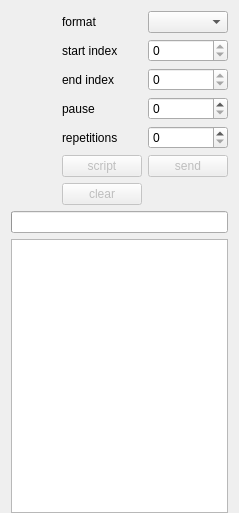
       <widget class="QWidget" name="SendHistoryPage">
        <property name="geometry">
         <rect>
          <x>0</x>
          <y>0</y>
          <width>239</width>
          <height>513</height>
         </rect>
        </property>
        <attribute name="label">
         <string>Send history</string>
        </attribute>
        <layout class="QVBoxLayout" name="verticalLayout_19">
         <property name="bottomMargin">
          <number>0</number>
         </property>
         <item>
          <layout class="QVBoxLayout" name="verticalLayout_17">
           <item>
            <layout class="QGridLayout" name="gridLayout_2" columnstretch="1,0,0">
             <item row="3" column="1">
              <widget class="QLabel" name="label_6">
               <property name="toolTip">
                <string>send pause between two indexes</string>
               </property>
               <property name="text">
                <string>pause</string>
               </property>
              </widget>
             </item>
             <item row="2" column="1">
              <widget class="QLabel" name="label_5">
               <property name="toolTip">
                <string>end index</string>
               </property>
               <property name="text">
                <string>end index</string>
               </property>
              </widget>
             </item>
             <item row="2" column="2">
              <widget class="QSpinBox" name="endIndexSpinBox">
               <property name="toolTip">
                <string>end index</string>
               </property>
               <property name="maximum">
                <number>0</number>
               </property>
              </widget>
             </item>
             <item row="3" column="2">
              <widget class="QSpinBox" name="sendPauseSpinBox">
               <property name="toolTip">
                <string>send pause between two indexes</string>
               </property>
               <property name="maximum">
                <number>600000</number>
               </property>
              </widget>
             </item>
             <item row="1" column="2">
              <widget class="QSpinBox" name="startIndexSpinBox">
               <property name="toolTip">
                <string>start index</string>
               </property>
               <property name="maximum">
                <number>0</number>
               </property>
              </widget>
             </item>
             <item row="3" column="0">
              <spacer name="horizontalSpacer_5">
               <property name="orientation">
                <enum>Qt::Horizontal</enum>
               </property>
               <property name="sizeType">
                <enum>QSizePolicy::Ignored</enum>
               </property>
               <property name="sizeHint" stdset="0">
                <size>
                 <width>40</width>
                 <height>20</height>
                </size>
               </property>
              </spacer>
             </item>
             <item row="8" column="1">
              <widget class="QPushButton" name="clearHistoryPushButton">
               <property name="enabled">
                <bool>false</bool>
               </property>
               <property name="sizePolicy">
                <sizepolicy hsizetype="Expanding" vsizetype="Fixed">
                 <horstretch>0</horstretch>
                 <verstretch>0</verstretch>
                </sizepolicy>
               </property>
               <property name="toolTip">
                <string>clear the history</string>
               </property>
               <property name="text">
                <string>clear</string>
               </property>
               <property name="checkable">
                <bool>false</bool>
               </property>
              </widget>
             </item>
             <item row="5" column="1">
              <widget class="QPushButton" name="createScriptPushButton">
               <property name="enabled">
                <bool>false</bool>
               </property>
               <property name="toolTip">
                <string>create a worker script which sends the selection</string>
               </property>
               <property name="text">
                <string>script</string>
               </property>
              </widget>
             </item>
             <item row="1" column="1">
              <widget class="QLabel" name="label_4">
               <property name="toolTip">
                <string>start index</string>
               </property>
               <property name="text">
                <string>start index</string>
               </property>
              </widget>
             </item>
             <item row="0" column="1">
              <widget class="QLabel" name="label_7">
               <property name="toolTip">
                <string>the display format of the selection</string>
               </property>
               <property name="text">
                <string>format</string>
               </property>
              </widget>
             </item>
             <item row="0" column="2">
              <widget class="QComboBox" name="historyFormatComboBox">
               <property name="toolTip">
                <string>the display format of the selection</string>
               </property>
              </widget>
             </item>
             <item row="5" column="2">
              <widget class="QPushButton" name="sendHistoryPushButton">
               <property name="enabled">
                <bool>false</bool>
               </property>
               <property name="sizePolicy">
                <sizepolicy hsizetype="Expanding" vsizetype="Fixed">
                 <horstretch>0</horstretch>
                 <verstretch>0</verstretch>
                </sizepolicy>
               </property>
               <property name="toolTip">
                <string>send the selection</string>
               </property>
               <property name="text">
                <string>send</string>
               </property>
               <property name="checkable">
                <bool>false</bool>
               </property>
              </widget>
             </item>
             <item row="4" column="2">
              <widget class="QSpinBox" name="sendRepetitionCountSpinBox">
               <property name="toolTip">
                <string>the number of repetitions</string>
               </property>
              </widget>
             </item>
             <item row="4" column="1">
              <widget class="QLabel" name="label_8">
               <property name="toolTip">
                <string>the number of repetitions</string>
               </property>
               <property name="text">
                <string>repetitions</string>
               </property>
              </widget>
             </item>
            </layout>
           </item>
          </layout>
         </item>
         <item>
          <layout class="QVBoxLayout" name="verticalLayout_18">
           <item>
            <widget class="QProgressBar" name="progressBar">
             <property name="toolTip">
              <string>send progress</string>
             </property>
             <property name="value">
              <number>0</number>
             </property>
             <property name="textVisible">
              <bool>false</bool>
             </property>
            </widget>
           </item>
           <item>
            <widget class="QTextEdit" name="historyTextEdit">
             <property name="sizePolicy">
              <sizepolicy hsizetype="Ignored" vsizetype="Expanding">
               <horstretch>0</horstretch>
               <verstretch>0</verstretch>
              </sizepolicy>
             </property>
             <property name="readOnly">
              <bool>true</bool>
             </property>
            </widget>
           </item>
          </layout>
         </item>
        </layout>
       </widget>
